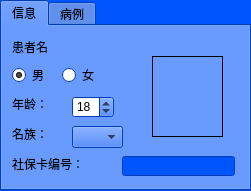
   <widget class="QTabWidget" name="tabWidget">
    <property name="geometry">
     <rect>
      <x>10</x>
      <y>360</y>
      <width>251</width>
      <height>191</height>
     </rect>
    </property>
    <property name="palette">
     <palette>
      <active>
       <colorrole role="WindowText">
        <brush brushstyle="SolidPattern">
         <color alpha="255">
          <red>0</red>
          <green>0</green>
          <blue>0</blue>
         </color>
        </brush>
       </colorrole>
       <colorrole role="Button">
        <brush brushstyle="SolidPattern">
         <color alpha="255">
          <red>0</red>
          <green>85</green>
          <blue>255</blue>
         </color>
        </brush>
       </colorrole>
       <colorrole role="Light">
        <brush brushstyle="SolidPattern">
         <color alpha="255">
          <red>127</red>
          <green>170</green>
          <blue>255</blue>
         </color>
        </brush>
       </colorrole>
       <colorrole role="Midlight">
        <brush brushstyle="SolidPattern">
         <color alpha="255">
          <red>63</red>
          <green>127</green>
          <blue>255</blue>
         </color>
        </brush>
       </colorrole>
       <colorrole role="Dark">
        <brush brushstyle="SolidPattern">
         <color alpha="255">
          <red>0</red>
          <green>42</green>
          <blue>127</blue>
         </color>
        </brush>
       </colorrole>
       <colorrole role="Mid">
        <brush brushstyle="SolidPattern">
         <color alpha="255">
          <red>0</red>
          <green>56</green>
          <blue>170</blue>
         </color>
        </brush>
       </colorrole>
       <colorrole role="Text">
        <brush brushstyle="SolidPattern">
         <color alpha="255">
          <red>0</red>
          <green>0</green>
          <blue>0</blue>
         </color>
        </brush>
       </colorrole>
       <colorrole role="BrightText">
        <brush brushstyle="SolidPattern">
         <color alpha="255">
          <red>255</red>
          <green>255</green>
          <blue>255</blue>
         </color>
        </brush>
       </colorrole>
       <colorrole role="ButtonText">
        <brush brushstyle="SolidPattern">
         <color alpha="255">
          <red>0</red>
          <green>0</green>
          <blue>0</blue>
         </color>
        </brush>
       </colorrole>
       <colorrole role="Base">
        <brush brushstyle="SolidPattern">
         <color alpha="255">
          <red>255</red>
          <green>255</green>
          <blue>255</blue>
         </color>
        </brush>
       </colorrole>
       <colorrole role="Window">
        <brush brushstyle="SolidPattern">
         <color alpha="255">
          <red>0</red>
          <green>85</green>
          <blue>255</blue>
         </color>
        </brush>
       </colorrole>
       <colorrole role="Shadow">
        <brush brushstyle="SolidPattern">
         <color alpha="255">
          <red>0</red>
          <green>0</green>
          <blue>0</blue>
         </color>
        </brush>
       </colorrole>
       <colorrole role="AlternateBase">
        <brush brushstyle="SolidPattern">
         <color alpha="255">
          <red>127</red>
          <green>170</green>
          <blue>255</blue>
         </color>
        </brush>
       </colorrole>
       <colorrole role="ToolTipBase">
        <brush brushstyle="SolidPattern">
         <color alpha="255">
          <red>255</red>
          <green>255</green>
          <blue>220</blue>
         </color>
        </brush>
       </colorrole>
       <colorrole role="ToolTipText">
        <brush brushstyle="SolidPattern">
         <color alpha="255">
          <red>0</red>
          <green>0</green>
          <blue>0</blue>
         </color>
        </brush>
       </colorrole>
       <colorrole role="PlaceholderText">
        <brush brushstyle="SolidPattern">
         <color alpha="128">
          <red>0</red>
          <green>0</green>
          <blue>0</blue>
         </color>
        </brush>
       </colorrole>
      </active>
      <inactive>
       <colorrole role="WindowText">
        <brush brushstyle="SolidPattern">
         <color alpha="255">
          <red>0</red>
          <green>0</green>
          <blue>0</blue>
         </color>
        </brush>
       </colorrole>
       <colorrole role="Button">
        <brush brushstyle="SolidPattern">
         <color alpha="255">
          <red>0</red>
          <green>85</green>
          <blue>255</blue>
         </color>
        </brush>
       </colorrole>
       <colorrole role="Light">
        <brush brushstyle="SolidPattern">
         <color alpha="255">
          <red>127</red>
          <green>170</green>
          <blue>255</blue>
         </color>
        </brush>
       </colorrole>
       <colorrole role="Midlight">
        <brush brushstyle="SolidPattern">
         <color alpha="255">
          <red>63</red>
          <green>127</green>
          <blue>255</blue>
         </color>
        </brush>
       </colorrole>
       <colorrole role="Dark">
        <brush brushstyle="SolidPattern">
         <color alpha="255">
          <red>0</red>
          <green>42</green>
          <blue>127</blue>
         </color>
        </brush>
       </colorrole>
       <colorrole role="Mid">
        <brush brushstyle="SolidPattern">
         <color alpha="255">
          <red>0</red>
          <green>56</green>
          <blue>170</blue>
         </color>
        </brush>
       </colorrole>
       <colorrole role="Text">
        <brush brushstyle="SolidPattern">
         <color alpha="255">
          <red>0</red>
          <green>0</green>
          <blue>0</blue>
         </color>
        </brush>
       </colorrole>
       <colorrole role="BrightText">
        <brush brushstyle="SolidPattern">
         <color alpha="255">
          <red>255</red>
          <green>255</green>
          <blue>255</blue>
         </color>
        </brush>
       </colorrole>
       <colorrole role="ButtonText">
        <brush brushstyle="SolidPattern">
         <color alpha="255">
          <red>0</red>
          <green>0</green>
          <blue>0</blue>
         </color>
        </brush>
       </colorrole>
       <colorrole role="Base">
        <brush brushstyle="SolidPattern">
         <color alpha="255">
          <red>255</red>
          <green>255</green>
          <blue>255</blue>
         </color>
        </brush>
       </colorrole>
       <colorrole role="Window">
        <brush brushstyle="SolidPattern">
         <color alpha="255">
          <red>0</red>
          <green>85</green>
          <blue>255</blue>
         </color>
        </brush>
       </colorrole>
       <colorrole role="Shadow">
        <brush brushstyle="SolidPattern">
         <color alpha="255">
          <red>0</red>
          <green>0</green>
          <blue>0</blue>
         </color>
        </brush>
       </colorrole>
       <colorrole role="AlternateBase">
        <brush brushstyle="SolidPattern">
         <color alpha="255">
          <red>127</red>
          <green>170</green>
          <blue>255</blue>
         </color>
        </brush>
       </colorrole>
       <colorrole role="ToolTipBase">
        <brush brushstyle="SolidPattern">
         <color alpha="255">
          <red>255</red>
          <green>255</green>
          <blue>220</blue>
         </color>
        </brush>
       </colorrole>
       <colorrole role="ToolTipText">
        <brush brushstyle="SolidPattern">
         <color alpha="255">
          <red>0</red>
          <green>0</green>
          <blue>0</blue>
         </color>
        </brush>
       </colorrole>
       <colorrole role="PlaceholderText">
        <brush brushstyle="SolidPattern">
         <color alpha="128">
          <red>0</red>
          <green>0</green>
          <blue>0</blue>
         </color>
        </brush>
       </colorrole>
      </inactive>
      <disabled>
       <colorrole role="WindowText">
        <brush brushstyle="SolidPattern">
         <color alpha="255">
          <red>0</red>
          <green>42</green>
          <blue>127</blue>
         </color>
        </brush>
       </colorrole>
       <colorrole role="Button">
        <brush brushstyle="SolidPattern">
         <color alpha="255">
          <red>0</red>
          <green>85</green>
          <blue>255</blue>
         </color>
        </brush>
       </colorrole>
       <colorrole role="Light">
        <brush brushstyle="SolidPattern">
         <color alpha="255">
          <red>127</red>
          <green>170</green>
          <blue>255</blue>
         </color>
        </brush>
       </colorrole>
       <colorrole role="Midlight">
        <brush brushstyle="SolidPattern">
         <color alpha="255">
          <red>63</red>
          <green>127</green>
          <blue>255</blue>
         </color>
        </brush>
       </colorrole>
       <colorrole role="Dark">
        <brush brushstyle="SolidPattern">
         <color alpha="255">
          <red>0</red>
          <green>42</green>
          <blue>127</blue>
         </color>
        </brush>
       </colorrole>
       <colorrole role="Mid">
        <brush brushstyle="SolidPattern">
         <color alpha="255">
          <red>0</red>
          <green>56</green>
          <blue>170</blue>
         </color>
        </brush>
       </colorrole>
       <colorrole role="Text">
        <brush brushstyle="SolidPattern">
         <color alpha="255">
          <red>0</red>
          <green>42</green>
          <blue>127</blue>
         </color>
        </brush>
       </colorrole>
       <colorrole role="BrightText">
        <brush brushstyle="SolidPattern">
         <color alpha="255">
          <red>255</red>
          <green>255</green>
          <blue>255</blue>
         </color>
        </brush>
       </colorrole>
       <colorrole role="ButtonText">
        <brush brushstyle="SolidPattern">
         <color alpha="255">
          <red>0</red>
          <green>42</green>
          <blue>127</blue>
         </color>
        </brush>
       </colorrole>
       <colorrole role="Base">
        <brush brushstyle="SolidPattern">
         <color alpha="255">
          <red>0</red>
          <green>85</green>
          <blue>255</blue>
         </color>
        </brush>
       </colorrole>
       <colorrole role="Window">
        <brush brushstyle="SolidPattern">
         <color alpha="255">
          <red>0</red>
          <green>85</green>
          <blue>255</blue>
         </color>
        </brush>
       </colorrole>
       <colorrole role="Shadow">
        <brush brushstyle="SolidPattern">
         <color alpha="255">
          <red>0</red>
          <green>0</green>
          <blue>0</blue>
         </color>
        </brush>
       </colorrole>
       <colorrole role="AlternateBase">
        <brush brushstyle="SolidPattern">
         <color alpha="255">
          <red>0</red>
          <green>85</green>
          <blue>255</blue>
         </color>
        </brush>
       </colorrole>
       <colorrole role="ToolTipBase">
        <brush brushstyle="SolidPattern">
         <color alpha="255">
          <red>255</red>
          <green>255</green>
          <blue>220</blue>
         </color>
        </brush>
       </colorrole>
       <colorrole role="ToolTipText">
        <brush brushstyle="SolidPattern">
         <color alpha="255">
          <red>0</red>
          <green>0</green>
          <blue>0</blue>
         </color>
        </brush>
       </colorrole>
       <colorrole role="PlaceholderText">
        <brush brushstyle="SolidPattern">
         <color alpha="128">
          <red>0</red>
          <green>0</green>
          <blue>0</blue>
         </color>
        </brush>
       </colorrole>
      </disabled>
     </palette>
    </property>
    <property name="currentIndex">
     <number>0</number>
    </property>
    <widget class="QWidget" name="tab">
     <attribute name="title">
      <string>信息</string>
     </attribute>
     <widget class="QLabel" name="nameLabel">
      <property name="geometry">
       <rect>
        <x>10</x>
        <y>10</y>
        <width>61</width>
        <height>21</height>
       </rect>
      </property>
      <property name="text">
       <string>患者名</string>
      </property>
     </widget>
     <widget class="QRadioButton" name="maleRadioButton">
      <property name="geometry">
       <rect>
        <x>10</x>
        <y>40</y>
        <width>41</width>
        <height>18</height>
       </rect>
      </property>
      <property name="text">
       <string>男</string>
      </property>
      <property name="checked">
       <bool>true</bool>
      </property>
     </widget>
     <widget class="QRadioButton" name="femaleRadioButton">
      <property name="geometry">
       <rect>
        <x>60</x>
        <y>40</y>
        <width>41</width>
        <height>18</height>
       </rect>
      </property>
      <property name="text">
       <string>女</string>
      </property>
     </widget>
     <widget class="QSpinBox" name="ageSpinBox">
      <property name="geometry">
       <rect>
        <x>70</x>
        <y>70</y>
        <width>42</width>
        <height>22</height>
       </rect>
      </property>
      <property name="value">
       <number>18</number>
      </property>
     </widget>
     <widget class="QLabel" name="label_3">
      <property name="geometry">
       <rect>
        <x>10</x>
        <y>70</y>
        <width>41</width>
        <height>16</height>
       </rect>
      </property>
      <property name="text">
       <string>年龄：</string>
      </property>
     </widget>
     <widget class="QLabel" name="label_4">
      <property name="geometry">
       <rect>
        <x>10</x>
        <y>100</y>
        <width>41</width>
        <height>16</height>
       </rect>
      </property>
      <property name="text">
       <string>名族：</string>
      </property>
     </widget>
     <widget class="QComboBox" name="ethniComboBox">
      <property name="geometry">
       <rect>
        <x>70</x>
        <y>100</y>
        <width>51</width>
        <height>22</height>
       </rect>
      </property>
      <property name="currentText">
       <string/>
      </property>
     </widget>
     <widget class="QLabel" name="label_5">
      <property name="geometry">
       <rect>
        <x>10</x>
        <y>130</y>
        <width>91</width>
        <height>16</height>
       </rect>
      </property>
      <property name="text">
       <string>社保卡编号：</string>
      </property>
     </widget>
     <widget class="QLineEdit" name="ssnLineEdit">
      <property name="enabled">
       <bool>false</bool>
      </property>
      <property name="geometry">
       <rect>
        <x>120</x>
        <y>130</y>
        <width>113</width>
        <height>20</height>
       </rect>
      </property>
      <property name="readOnly">
       <bool>true</bool>
      </property>
     </widget>
     <widget class="QLabel" name="photoLabel">
      <property name="geometry">
       <rect>
        <x>150</x>
        <y>30</y>
        <width>71</width>
        <height>81</height>
       </rect>
      </property>
      <property name="frameShape">
       <enum>QFrame::Panel</enum>
      </property>
      <property name="text">
       <string/>
      </property>
      <property name="scaledContents">
       <bool>true</bool>
      </property>
      <property name="alignment">
       <set>Qt::AlignCenter</set>
      </property>
     </widget>
    </widget>
    <widget class="QWidget" name="tab_2">
     <attribute name="title">
      <string>病例</string>
     </attribute>
    </widget>
   </widget>
